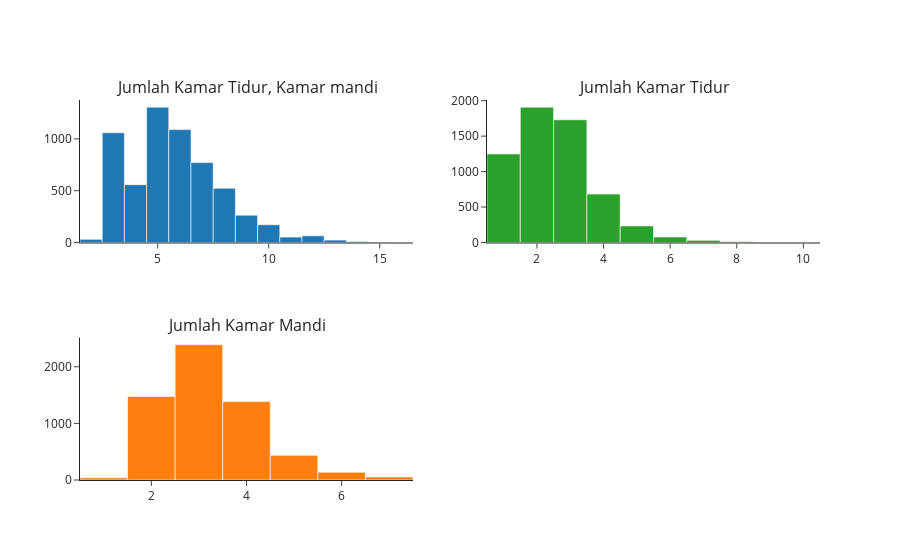

Source (notebook cell):
### Code cell
fig = make_subplots(rows=2, cols=2, specs=[[{'type':'xy'}, {'type':'xy'}],[{'type':'xy'}, None]], subplot_titles=("Jumlah Kamar Tidur, Kamar mandi", "Jumlah Kamar Tidur", "Jumlah Kamar Mandi"))

fig.add_trace(go.Histogram(x = cp_df["TM"],name="TM"),row=1, col=1)
fig.add_trace(go.Histogram(x = df["km-tidur"] ,name="Kamar Tidur"),row=2, col=1)
fig.add_trace(go.Histogram(x = df["km-mandi"] ,name="Kamar Mandi"),row=1, col=2)

fig.update_layout(showlegend=False, title_x=.5)

fig.show()

### Figure 1 — Plotly figure (JSON) as saved in the notebook; plotly's stock layout.template omitted (floating-point values rounded to 4 significant figures; data arrays with more than 128 entries replaced by an {"elided": "..."} marker saying what was removed)
{"data": [{"name": "TM", "type": "histogram", "x": {"elided": "5925 int values"}, "xaxis": "x", "yaxis": "y"}, {"name": "Kamar Tidur", "type": "histogram", "x": {"elided": "5925 int values"}, "xaxis": "x3", "yaxis": "y3"}, {"name": "Kamar Mandi", "type": "histogram", "x": {"elided": "5925 int values"}, "xaxis": "x2", "yaxis": "y2"}], "layout": {"annotations": [{"font": {"size": 16}, "showarrow": false, "text": "Jumlah Kamar Tidur, Kamar mandi", "x": 0.225, "xanchor": "center", "xref": "paper", "y": 1, "yanchor": "bottom", "yref": "paper"}, {"font": {"size": 16}, "showarrow": false, "text": "Jumlah Kamar Tidur", "x": 0.775, "xanchor": "center", "xref": "paper", "y": 1, "yanchor": "bottom", "yref": "paper"}, {"font": {"size": 16}, "showarrow": false, "text": "Jumlah Kamar Mandi", "x": 0.225, "xanchor": "center", "xref": "paper", "y": 0.375, "yanchor": "bottom", "yref": "paper"}], "showlegend": false, "title": {"x": 0.5}, "xaxis": {"anchor": "y", "domain": [0, 0.45]}, "xaxis2": {"anchor": "y2", "domain": [0.55, 1]}, "xaxis3": {"anchor": "y3", "domain": [0, 0.45]}, "yaxis": {"anchor": "x", "domain": [0.625, 1]}, "yaxis2": {"anchor": "x2", "domain": [0.625, 1]}, "yaxis3": {"anchor": "x3", "domain": [0, 0.375]}}}
